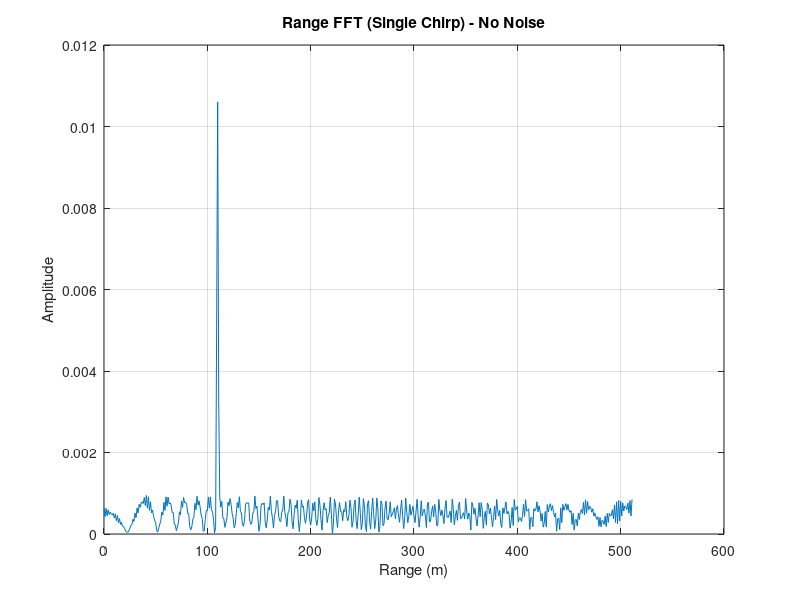
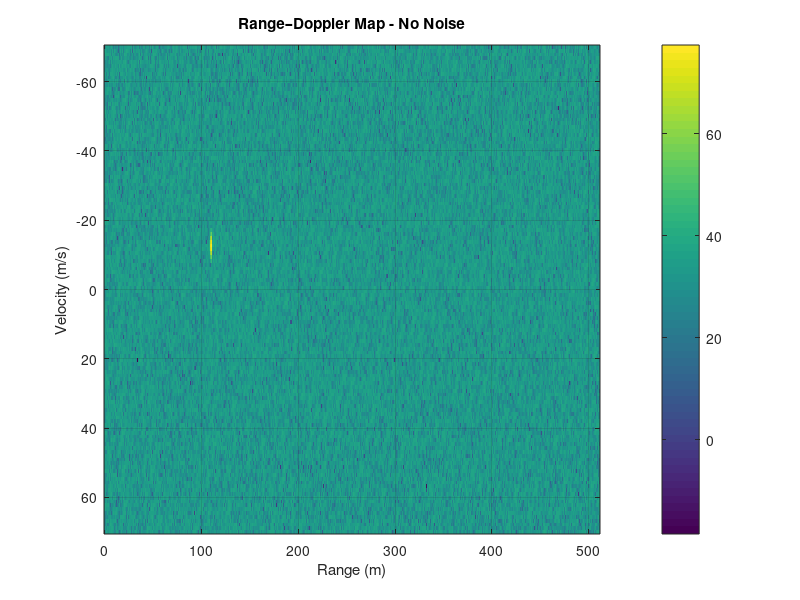
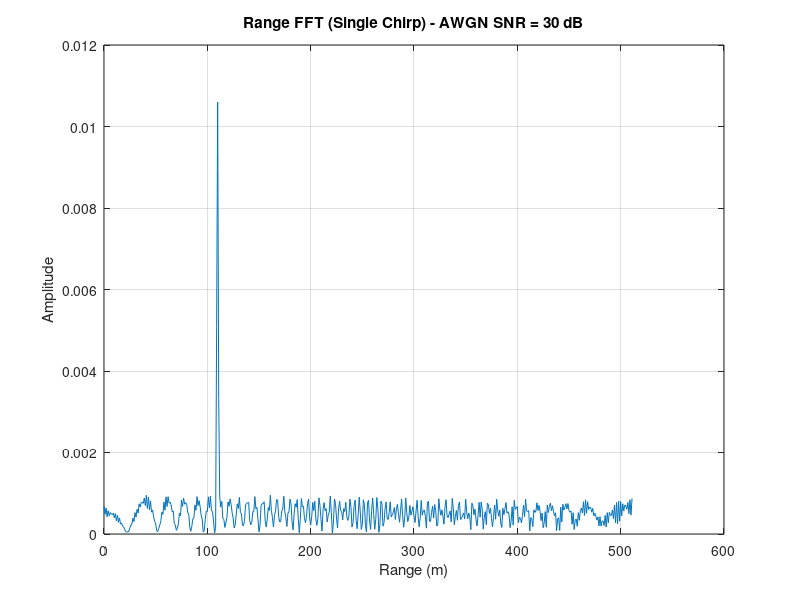
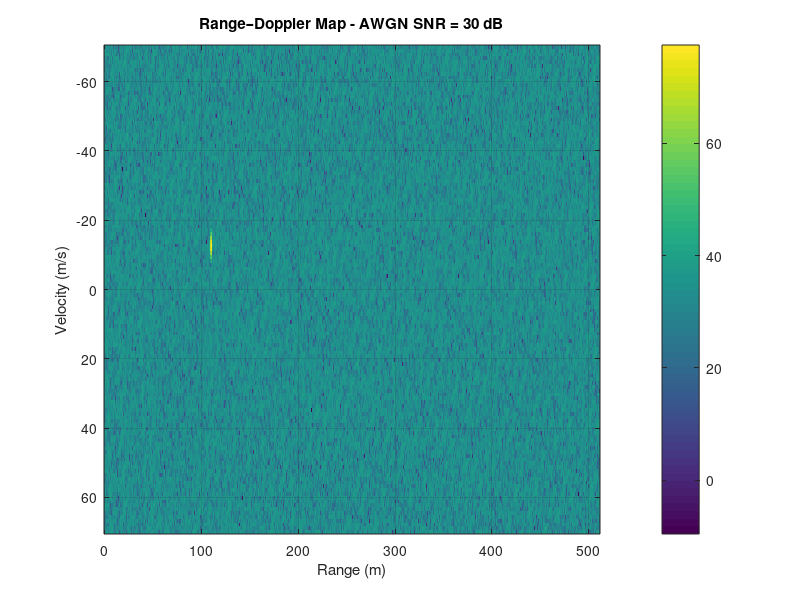

These charts were generated, in order, by the following MATLAB code:
clc; clear; close all;

%% ============================================================
%  FMCW RADAR RANGE–DOPPLER MAP (FULL PROFESSIONAL VERSION)
%  1) Noiseless output
%  2) Noisy output for multiple SNRs
%  Includes: Windowing + Peak detection + Proper axis labels
%% ============================================================

%% =========================
%  STEP 1: Radar Parameters
% =========================
c  = 3e8;
fc = 77e9;
lambda = c/fc;

Rmax = 200;        % max range (m)
dR   = 1;          % range resolution (m)
Vmax = 70;         % max velocity (m/s)

B = c/(2*dR);
Tchirp = 5.5 * (2*Rmax/c);
S = B/Tchirp;

%% ===========================
%  STEP 2: Sampling parameters
% ===========================
Nr = 1024;         % samples per chirp
Nd = 128;          % chirps

t = linspace(0, Nd*Tchirp, Nr*Nd);

%% ======================
%  STEP 3: Target settings
% ======================
R0 = 110;          % initial range (m)
v  = -20;          % velocity (m/s) negative = approaching

R_t = R0 + v*t;
tau = 2*R_t/c;

%% ===============================
%  STEP 4: Tx and Rx (FMCW chirp)
% ===============================
Tx = cos(2*pi*(fc*t + (S*t.^2)/2));

t_rx = t - tau;
Rx = cos(2*pi*(fc*t_rx + (S*t_rx.^2)/2));

%% ======================
%  STEP 5: Beat signal
% ======================
Mix_clean = Tx .* Rx;

%% =========================
%  Common Axes for plots
% =========================
range_axis = (0:(Nr/2)-1) * (c/(2*B));     % meters
doppler_axis = linspace(-Vmax, Vmax, Nd); % m/s

%% ============================================================
%  FUNCTION: PROCESS + PLOT RANGE FFT AND RANGE DOPPLER MAP
%% ============================================================
function process_and_plot(Mix, Nr, Nd, range_axis, doppler_axis, title_tag)

  % Reshape
  Mix_reshaped = reshape(Mix, Nr, Nd);

  % 2D Windowing (Cleaner FFT)
  wr = hamming(Nr);
  wd = hamming(Nd);
  W = wr * wd';
  Mix_windowed = Mix_reshaped .* W;

  %% ----------------------
  % Range FFT (1D FFT)
  %% ----------------------
  sig_fft1 = fft(Mix_windowed, Nr);
  sig_fft1 = abs(sig_fft1/Nr);
  sig_fft1 = sig_fft1(1:Nr/2, :);

  figure;
  plot(range_axis, sig_fft1(:,1));
  grid on;
  title(["Range FFT (Single Chirp) - ", title_tag]);
  xlabel("Range (m)");
  ylabel("Amplitude");

  %% ----------------------
  % Range Doppler Map (2D FFT)
  %% ----------------------
  sig_fft2 = fft2(Mix_windowed, Nr, Nd);
  sig_fft2 = sig_fft2(1:Nr/2, :);
  sig_fft2 = fftshift(sig_fft2, 2);
  RDM = 20*log10(abs(sig_fft2) + 1e-6);

  % Peak detection
  [maxVal, idx] = max(RDM(:));
  [r_idx, d_idx] = ind2sub(size(RDM), idx);

  detected_range = range_axis(r_idx);
  detected_velocity = doppler_axis(d_idx);

  printf("\n==============================\n");
  printf("CASE: %s\n", title_tag);
  printf("Detected Range    = %.2f m\n", detected_range);
  printf("Detected Velocity = %.2f m/s\n", detected_velocity);
  printf("==============================\n");

  % Plot RDM
  figure;
  imagesc(range_axis, doppler_axis, RDM');  % transpose for correct axes
  colorbar;
  grid on;
  title(["Range–Doppler Map - ", title_tag]);
  xlabel("Range (m)");
  ylabel("Velocity (m/s)");

endfunction

%% ============================================================
%  PART A: NOISELESS OUTPUT
%% ============================================================
process_and_plot(Mix_clean, Nr, Nd, range_axis, doppler_axis, "No Noise");

%% ============================================================
%  PART B: NOISY OUTPUTS FOR MULTIPLE SNR VALUES
%% ============================================================

SNR_list = [30, 20, 10, 5];   % test values for report

for k = 1:length(SNR_list)

  SNR_dB = SNR_list(k);

  % Calculate noise power for AWGN
  signal_power = mean(Mix_clean.^2);
  noise_power = signal_power / (10^(SNR_dB/10));
  noise = sqrt(noise_power) * randn(size(Mix_clean));

  % Noisy signal
  Mix_noisy = Mix_clean + noise;

  % Process and plot
  process_and_plot(Mix_noisy, Nr, Nd, range_axis, doppler_axis, ...
                   ["AWGN SNR = ", num2str(SNR_dB), " dB"]);

endfor
